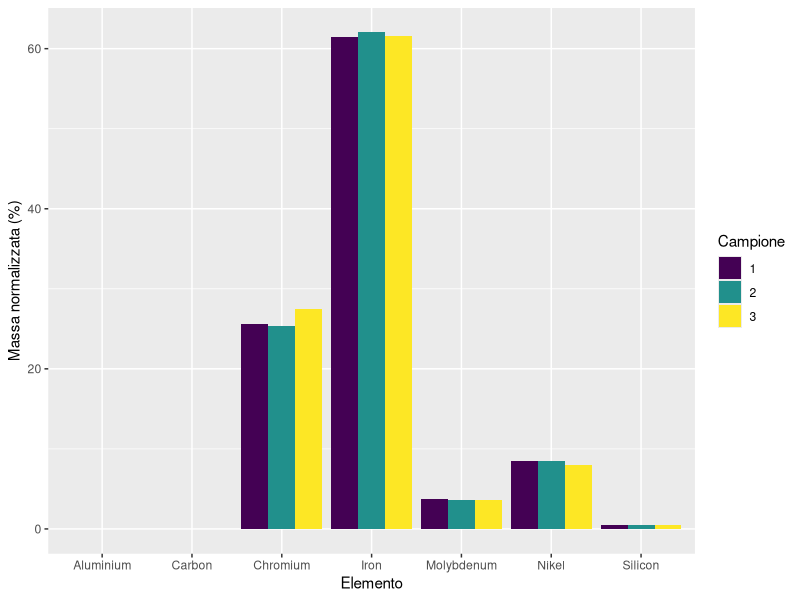
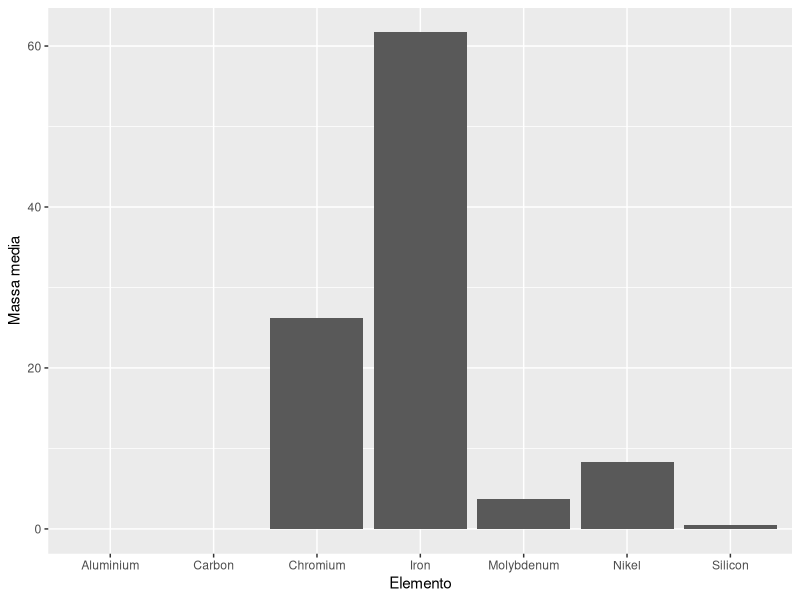
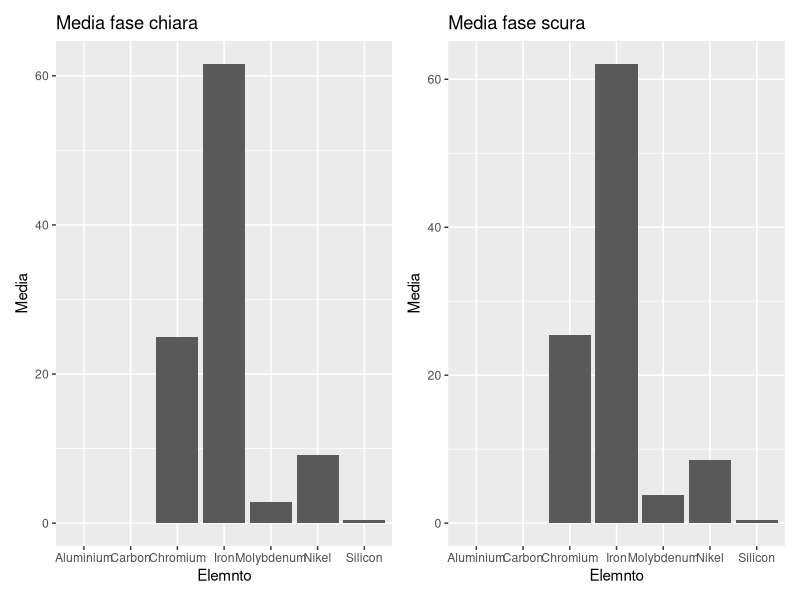

Source code (R) for these figures, in order: (Note: this script raises an error after producing the figures.)
## ---- chunk 1
# Caricamento librerie
library(knitr)
library(kableExtra)
library(tidyverse)
library(modelr)
library(purrr)
library(patchwork)
#library(paletteer)

# Impostazioni output
knitr::opts_chunk$set(
	fig.align  = "center",      # allineamento figure
	fig.dim    = c(5, 3) * 1.2, # rapporto larghezza/altezza e fattore di scala
	out.height = "2.8in",       # altezza effettiva figure
	message    = FALSE,         # sopprimi messaggi
	warning    = FALSE,         # sopprimi warning
	echo       = TRUE,          # mostra i codice dei chunk
	include    = TRUE,          # mostra l'output dei chunk
	tidy       = TRUE,          # formatta il codice dei chunk
  tidy.opts  = list(width.cutoff=I(75)) # massima larghezza codice nei chunk
)
## ---- chunk 2
Dati_tot <- read_csv("Dati_tot.csv")
kable(Dati_tot[1:7,], booktabs=T, caption="Campionamento generale") %>%
  kable_styling(latex_options = c("striped", "HOLD_position"), position = "center")
## ---- chunk 3
tab_mean <- Dati_tot %>% 
  group_by(Element) %>% 
  mutate(
    Mean = mean(Mass_Norm) %>% round(digits=2),
    .before  = Campione
  )

tab_mean %>% 
  group_by(Element) %>% 
  select(Element, Mean) %>% 
  unique() %>% 
  kable(booktabs=T, caption="Campionamento generale") %>%
  kable_styling(latex_options = c("striped", "HOLD_position"), position = "center")
## ---- chunk 4
tab_mean %>% 
  ggplot(aes(x=Element, y=Mass_Norm, fill=as.character(Campione))) + 
  geom_col(position="dodge") +
  labs(x="Elemento", y="Massa normalizzata (%)", fill="Campione") +
  scale_fill_viridis_d()
## ---- chunk 5
tab_mean %>% 
  group_by(Element) %>% 
  select(Element, Mean) %>% 
  unique() %>% 
  ggplot(aes(x=Element, y=Mean)) + 
  geom_col() +
  scale_fill_viridis_d() +
  labs(x="Elemento", y="Massa media")
## ---- chunk 6
fase_chiara <- read.csv("Dati_fase_chiara.csv")
fase_scura <- read.csv("Dati_fase_scura.csv")

fase_chiara %>% 
  head(7) %>% 
  kable(booktabs=T, caption="Campionamento fase chiara") %>%
  kable_styling(latex_options = c("striped", "HOLD_position"), position = "center")

fase_scura %>% 
  head(7) %>% 
  kable(booktabs=T, caption="Campionamento fase scura") %>%
  kable_styling(latex_options = c("striped", "HOLD_position"), position = "center")
## ---- chunk 7
fase_chiara <- fase_chiara %>% 
  group_by(Element) %>% 
  mutate(
    Mean = mean(Mass_Norm) %>% round(digits=2),
    .before  = Campione
  )

fase_scura <- fase_scura %>% 
  group_by(Element) %>% 
  mutate(
    Mean = mean(Mass_Norm) %>% round(digits=2),
    .before  = Campione
  )

fase_chiara %>% 
  group_by(Element) %>% 
  select(Element, Mean) %>% 
  unique() %>% 
  kable(booktabs=T, caption="Meida della fase chiara") %>%
  kable_styling(latex_options = c("striped", "HOLD_position"), position = "center")

fase_scura %>% 
  group_by(Element) %>% 
  select(Element, Mean) %>% 
  unique() %>% 
  kable(booktabs=T, caption="Media della fase scura") %>%
  kable_styling(latex_options = c("striped", "HOLD_position"), position = "center")

mean_fase <- fase_chiara %>% 
  group_by(Element) %>% 
  select(Element, Mean) %>% 
  unique() %>% 
  left_join(
  fase_scura %>% group_by(Element) %>% select(Element, Mean) %>% unique(),
  by = join_by(Element)
  )

mean_fase
## ---- chunk 8
p1 <- fase_chiara %>% 
  group_by(Element) %>% 
  select(Element, Mean) %>% 
  unique() %>% 
  ggplot(aes(x=Element, y=Mean)) + 
  geom_col() + 
  labs(x="Elemnto", y="Media", title="Media fase chiara")

p2 <- fase_scura %>% 
  group_by(Element) %>% 
  select(Element, Mean) %>% 
  unique() %>% 
  ggplot(aes(x=Element, y=Mean)) + 
  geom_col() + 
  labs(x="Elemnto", y="Media", title="Media fase scura")

p1 + p2
## ---- chunk 9
mean_fase %>% 
  group_by(Element) %>% 
  expand(as.vector(Element))

## ---- chunk 10
Dati_tot %>% 
  kable(booktabs=T, caption="Campionamento a tutto campo tabella completa") %>%
  kable_styling(latex_options = c("striped", "HOLD_position"), position = "center")

fase_chiara %>% 
  kable(booktabs=T, caption="Campionamento fase chiara tabella completa") %>%
  kable_styling(latex_options = c("striped", "HOLD_position"), position = "center")

fase_scura %>% 
  kable(booktabs=T, caption="Campionamento fase scura tabella completa") %>%
  kable_styling(latex_options = c("striped", "HOLD_position"), position = "center")
